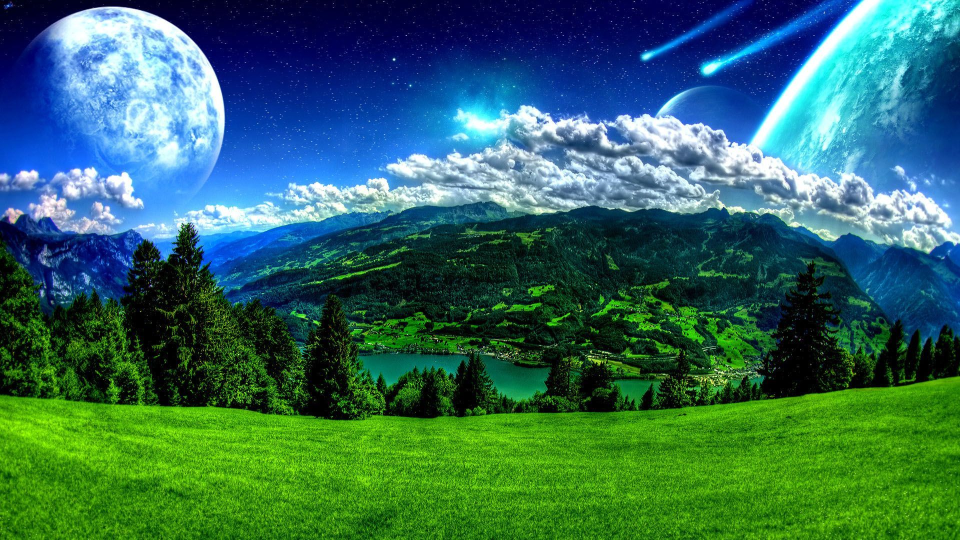
#> input picture hd_developer/2022-03-23-opencv-image-processing/image1.jpeg, 1920 x 1080 px, given in place of 19-07-08 - Roulette Wheel Spins - Session 1 [30 Minutes].mp4, which was not available (shown at 1/2 size)
$ python colorpicker.py
#> lines starting #> are read from the running program, lines starting #| are printed output that depends on the picture; after the words box and inside, x2 and y2 are one past the last pixel; in counts of white or black regions, pixels touching at a corner belong together; pictures that were not available may be replaced by others from this repository, and a replacement may not be noted
### mark0g/2022-10-18-roulette-wheel-detection/utils.py
import os
import cv2
import numpy as np
import matplotlib.pyplot as plt

def bgr2gray(image):
    return cv2.cvtColor(image, cv2.COLOR_BGR2GRAY)

def bgr2rgb(image):
    return cv2.cvtColor(image, cv2.COLOR_BGR2RGB)

def rgb2bgr(image):
    return cv2.cvtColor(image, cv2.COLOR_RGB2BGR)

def bgr2hsv(image):
    return cv2.cvtColor(image, cv2.COLOR_BGR2HSV)

def hsv2bgr(image):
    return cv2.cvtColor(image, cv2.COLOR_HSV2BGR)

# [6 lines left out: function rgb255, not called in this run]

def resize_within_box(img, d=1000):
    h, w, c = img.shape
    rh, rw = d / h, d / w
    r = min(rh, rw)
    return cv2.resize(img, dsize=None, fx=r, fy=r)

def plt_img(img):
    if len(img.shape) == 2:
        img = cv2.merge([img, img, img])
    else:
        img = cv2.cvtColor(img, cv2.COLOR_BGR2RGB)
    return img

def grid(images_list, nrows, ncols):
    placeholder_image = np.zeros_like(images_list[0])
    image_grid = None
    for i in range(nrows):
        image_row = None
        for j in range(ncols):
            index = i * ncols + j
            img = images_list[index] if index < len(images_list) else placeholder_image
            img = plt_img(img)
            # print('[img]', img.shape)
            image_row = np.hstack([image_row, img]) if image_row is not None else img
            # print('[grid][image_row]', image_row.shape)
        image_grid = np.vstack([image_grid, image_row]) if image_grid is not None else image_row
    # print('[image_grid]', image_grid.shape)
    return image_grid

# [16 lines left out: functions fillhole, gaussian_blur_c3, not called in this run]

### mark0g/2022-10-18-roulette-wheel-detection/colorpicker.py
import os
import cv2
import numpy as np
import matplotlib.pyplot as plt
from utils import *

def nothing(x):
    pass

# image_names = os.listdir('images')
# image = cv2.imread(os.path.join('images', image_names[0]))

cv2.namedWindow('trackbars')
# create trackbars for color change
cv2.createTrackbar('H-min', 'trackbars', 0, 255, nothing)
cv2.createTrackbar('S-min', 'trackbars', 0, 255, nothing)
cv2.createTrackbar('V-min', 'trackbars', 0, 255, nothing)
cv2.createTrackbar('H-max', 'trackbars', 255, 255, nothing)
cv2.createTrackbar('S-max', 'trackbars', 255, 255, nothing)
cv2.createTrackbar('V-max', 'trackbars', 255, 255, nothing)


video_path = '2019-07-08 - Roulette Wheel Spins - Session 1 [30 Minutes].mp4'
cap = cv2.VideoCapture(video_path)
print('[CAP_PROP_FRAME_WIDTH]', cap.get(cv2.CAP_PROP_FRAME_WIDTH))
print('[CAP_PROP_FRAME_HEIGHT]', cap.get(cv2.CAP_PROP_FRAME_HEIGHT))
print('[CAP_PROP_FRAME_COUNT]', cap.get(cv2.CAP_PROP_FRAME_COUNT))

# skip frames
cap.set(cv2.CAP_PROP_POS_FRAMES, 2000)

while cap.isOpened():
    success, image = cap.read()
#> image is the input picture: shape (1080, 1920, 3); mean B, G, R 92.2, 105.6, 50.4
    if not success:
        print("Ignoring empty camera frame.")
        break

    # [8 lines of commented-out code are left out]
    image = cv2.resize(image, None, fx=0.2, fy=0.2)
#> image: shape (216, 384, 3)
    # print('[image][resize]', image.shape)
    placeholder_image = np.zeros_like(image)
    image_hsv = cv2.cvtColor(image, cv2.COLOR_BGR2HSV)
#> image_hsv: shape (216, 384, 3); mean H, S, V 81.8, 199.9, 133.7

    H_min = cv2.getTrackbarPos('H-min','trackbars')
    S_min = cv2.getTrackbarPos('S-min','trackbars')
    V_min = cv2.getTrackbarPos('V-min','trackbars')
    H_max = cv2.getTrackbarPos('H-max','trackbars')
    S_max = cv2.getTrackbarPos('S-max','trackbars')
    V_max = cv2.getTrackbarPos('V-max','trackbars')
    lower = np.array([H_min, S_min, V_min])
    upper = np.array([H_max, S_max, V_max])
    print('[lower, upper]', lower, upper)
    mask = cv2.inRange(image_hsv, lower, upper)
#> mask: shape (216, 384); every value is 255
    image_hsv = cv2.bitwise_and(image_hsv, image_hsv, mask=mask)
    image = cv2.bitwise_and(image, image, mask=mask)

    image_gray = cv2.cvtColor(image, cv2.COLOR_BGR2GRAY)
    image_gray_blur = cv2.GaussianBlur(image_gray, (11, 11), 0)
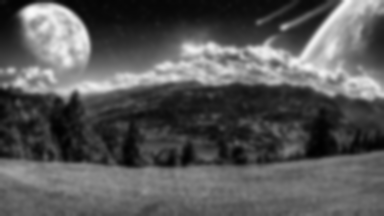
#> image_gray_blur: shape (216, 384); min 1, max 250, mean 87.5
    # image_gray_blur = cv2.medianBlur(image_gray, 11)
    # image_thresh = cv2.adaptiveThreshold(image_gray_blur, 255, cv2.ADAPTIVE_THRESH_GAUSSIAN_C, cv2.THRESH_BINARY, 11, 2)
    ret, image_thresh = cv2.threshold(image_gray_blur, 90, 255, cv2.THRESH_BINARY)
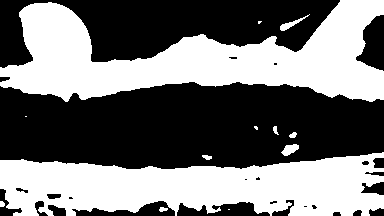
#> image_thresh: shape (216, 384); 46% white; 13 white regions (4 under 20 px), largest, box (x1, y1, x2, y2) and area: (0, 0, 384, 102) 20327, (0, 152, 384, 216) 17400, (281, 144, 299, 156) 133
    # image_thresh, im_flood_fill_inv = fillhole(image_thresh)
    image_canny = cv2.Canny(image_thresh, 150, 250)
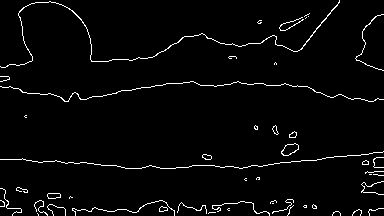
#> image_canny: shape (216, 384); 3% white in thin lines or dots

    contours, _ = cv2.findContours(image_canny, cv2.RETR_TREE, cv2.CHAIN_APPROX_SIMPLE)
#> contours = 59 contours, 46 with area under 20; largest, box (x1, y1, x2, y2) and area: (281, 143, 299, 156) 135, (281, 143, 299, 156) 126, (0, 0, 340, 68) 68, (47, 193, 61, 199) 58, (47, 193, 61, 199) 57
    contours_list = []
    for contour in contours:
        area = cv2.contourArea(contour)
        contours_list.append([area, contour])
#> this loop made 59 passes
#> area on passes 7, 8, 24, 25, 37, 38, 40, 41, 42, 43, 44, 45: 29.5, 28.5, 58, 57, 35, 33.5, 135, 126.5, 30.5, 27.5, 27.5, 26.5
#> after the loop, contours_list = 59 items
    contours_list = sorted(contours_list, key=lambda x: x[0], reverse=True)
    # print(len(contours_list))
    # print([cnt[0] for cnt in contours_list])
    # contours = [contours_list[i][1] for i in range(20)]
    cv2.drawContours(image, contours, -1, (0, 0, 255), 3)
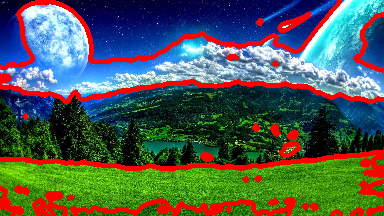
#> image: shape (216, 384, 3); mean B, G, R 80.5, 90, 79.5

    titles = ['image', 'image_hsv', 'image_gray', 'image_gray_blur', 'image_thresh', 'image_canny']
    plot_images = [image, image_hsv, image_gray, image_gray_blur, image_thresh, image_canny]
    grid_image = grid(plot_images, nrows=2, ncols=3)
#> the loop in grid, `for i in range(nrows):` made 2 passes
#> pass 1, in grid, `image_grid = np.vstack([image_grid, image_row]) if image_grid is not N..`:
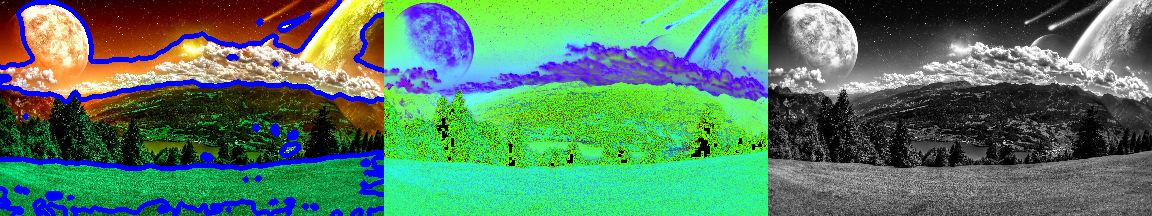
#> image_grid: shape (216, 1152, 3); mean of channels 0, 1, 2 100.3, 125.8, 83.3; drawn as B, G, R
#> after the loop in grid, `for i in range(nrows):`:
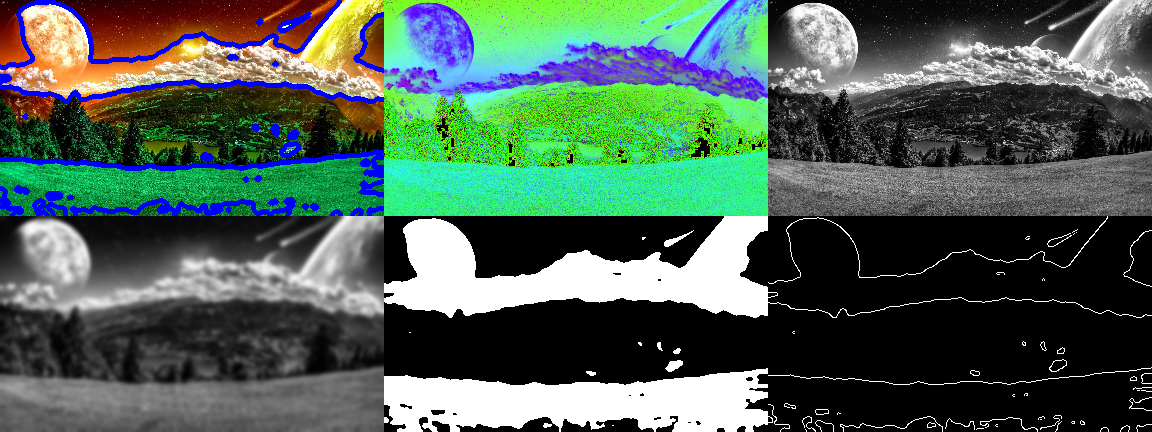
#> image_grid: shape (432, 1152, 3); mean of channels 0, 1, 2 85.5, 98.3, 77.1; drawn as B, G, R
    grid_image = resize_within_box(grid_image, d=1500)
#> in resize_within_box, `return cv2.resize(img, dsize=None, fx=r, fy=r)`:
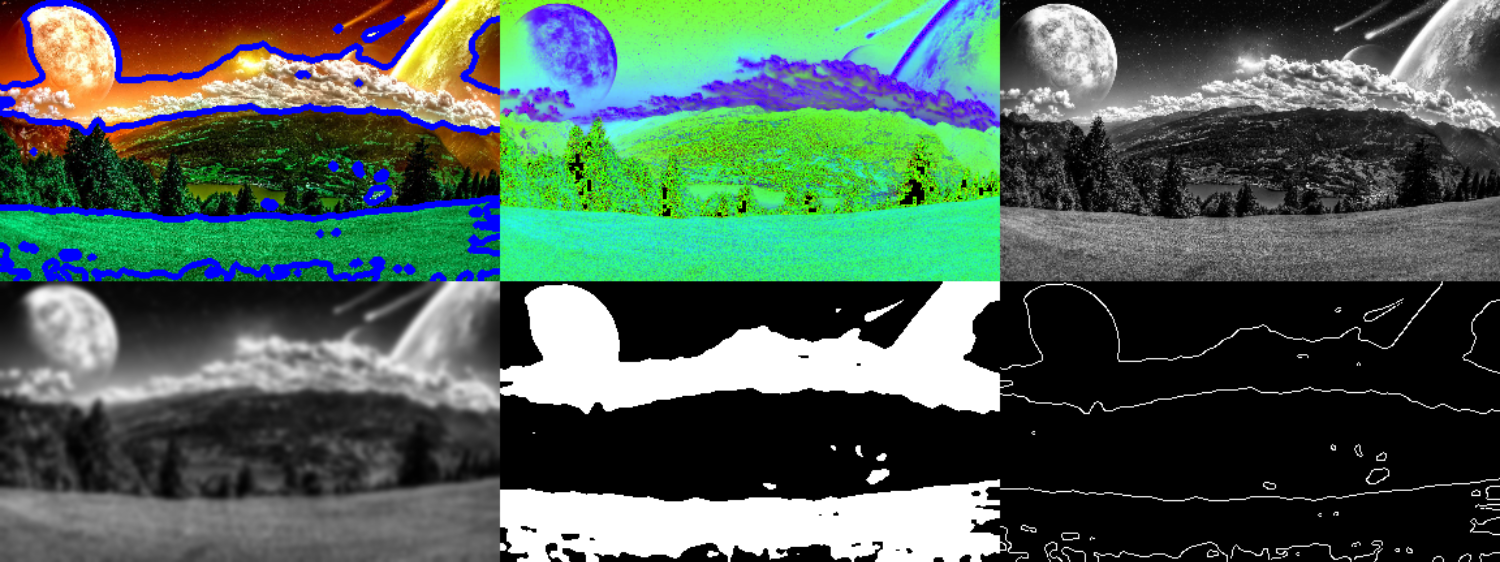
#> returned value: shape (562, 1500, 3); mean of channels 0, 1, 2 85.5, 98.3, 77; drawn as B, G, R
    cv2.imshow('grid_image', grid_image)

    if cv2.waitKey(1) == ord('q'):
#> (key q is pressed here)
        break

$ run again, on hd_developer/2022-03-23-opencv-image-processing/image2.jpeg
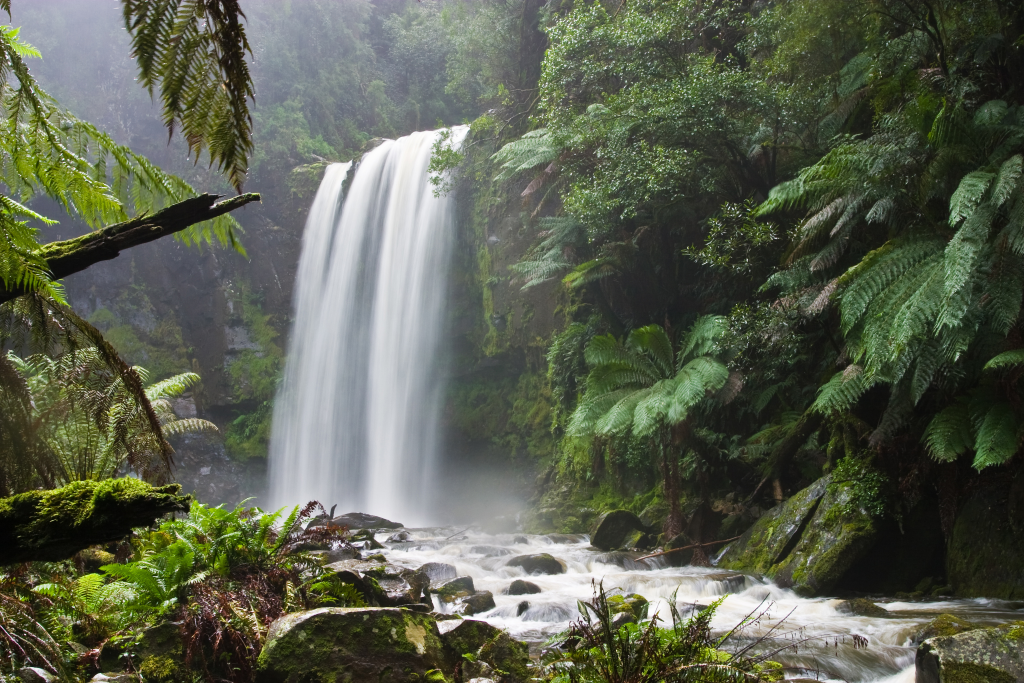
#> input picture hd_developer/2022-03-23-opencv-image-processing/image2.jpeg, 3072 x 2048 px, given in place of 19-07-08 - Roulette Wheel Spins - Session 1 [30 Minutes].mp4, which was not available (shown at 1/3 size)
#> image is the input picture: shape (2048, 3072, 3); mean B, G, R 79.4, 96.3, 91
#> image_hsv: shape (410, 614, 3); mean H, S, V 54.7, 70.6, 99
#> mask: shape (410, 614); every value is 255
#> `ret, image_thresh = cv2.threshold(image_gray_blur, 90, 255, cv2.THRESH..`:
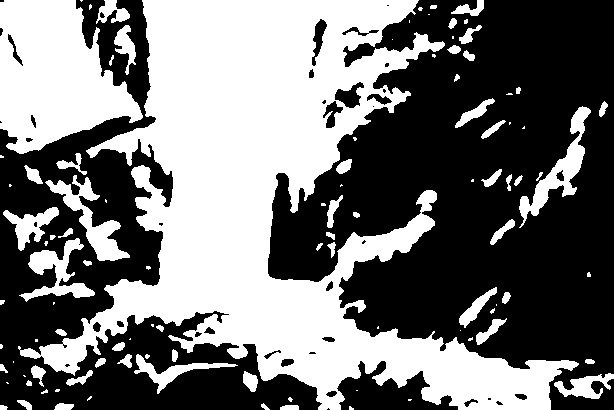
#> image_thresh: shape (410, 614); 45.4% white; 102 white regions (43 under 20 px), largest, box (x1, y1, x2, y2) and area: (18, 0, 579, 410) 85162, (0, 0, 143, 154) 14398, (519, 106, 591, 228) 2062
#> image_canny: shape (410, 614); 4% white in thin lines or dots
#> contours = 264 contours, 169 with area under 20; largest, box (x1, y1, x2, y2) and area: (45, 174, 130, 261) 2025, (45, 174, 130, 261) 1966, (458, 287, 497, 328) 474, (458, 287, 497, 328) 442, (454, 98, 495, 128) 358
#> the loop `for contour in contours:` made 264 passes
#> area on passes 23 to 25: 51.5, 49.5, 45.5
#> after the loop `for contour in contours:`: contours_list = 264 items
#> in resize_within_box, `return cv2.resize(img, dsize=None, fx=r, fy=r)`:
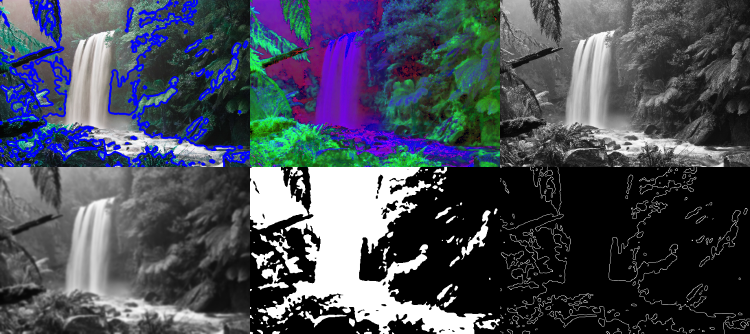
#> returned value: shape (668, 1500, 3) (shown at 1/2 size); mean of channels 0, 1, 2 88.3, 76.9, 72.3; drawn as B, G, R
